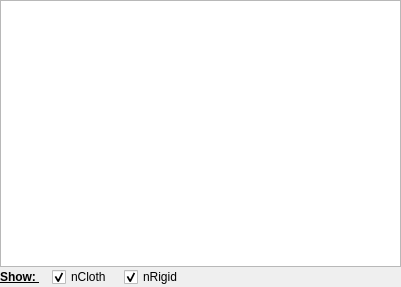
<?xml version="1.0" encoding="UTF-8"?>
<ui version="4.0">
 <class>wgSceneNodes</class>
 <widget class="QWidget" name="wgSceneNodes">
  <property name="geometry">
   <rect>
    <x>0</x>
    <y>0</y>
    <width>401</width>
    <height>287</height>
   </rect>
  </property>
  <property name="windowTitle">
   <string>SceneNodes</string>
  </property>
  <layout class="QGridLayout" name="gridLayout">
   <property name="margin">
    <number>0</number>
   </property>
   <property name="spacing">
    <number>0</number>
   </property>
   <item row="0" column="0">
    <widget class="QTreeWidget" name="twSceneNodes">
     <property name="indentation">
      <number>20</number>
     </property>
     <property name="expandsOnDoubleClick">
      <bool>false</bool>
     </property>
     <property name="columnCount">
      <number>1</number>
     </property>
     <attribute name="headerVisible">
      <bool>false</bool>
     </attribute>
     <column>
      <property name="text">
       <string notr="true">1</string>
      </property>
     </column>
    </widget>
   </item>
   <item row="1" column="0">
    <layout class="QHBoxLayout" name="hlOptions">
     <property name="spacing">
      <number>12</number>
     </property>
     <item>
      <widget class="QLabel" name="lClothType">
       <property name="minimumSize">
        <size>
         <width>0</width>
         <height>20</height>
        </size>
       </property>
       <property name="maximumSize">
        <size>
         <width>40</width>
         <height>16777215</height>
        </size>
       </property>
       <property name="font">
        <font>
         <weight>75</weight>
         <bold>true</bold>
         <underline>true</underline>
        </font>
       </property>
       <property name="text">
        <string>Show: </string>
       </property>
      </widget>
     </item>
     <item>
      <widget class="QCheckBox" name="cbCloth">
       <property name="minimumSize">
        <size>
         <width>0</width>
         <height>20</height>
        </size>
       </property>
       <property name="maximumSize">
        <size>
         <width>60</width>
         <height>16777215</height>
        </size>
       </property>
       <property name="text">
        <string>nCloth</string>
       </property>
       <property name="checked">
        <bool>true</bool>
       </property>
      </widget>
     </item>
     <item>
      <widget class="QCheckBox" name="cbRigid">
       <property name="minimumSize">
        <size>
         <width>0</width>
         <height>20</height>
        </size>
       </property>
       <property name="maximumSize">
        <size>
         <width>60</width>
         <height>16777215</height>
        </size>
       </property>
       <property name="text">
        <string>nRigid</string>
       </property>
       <property name="checked">
        <bool>true</bool>
       </property>
      </widget>
     </item>
     <item>
      <spacer name="horizontalSpacer">
       <property name="orientation">
        <enum>Qt::Horizontal</enum>
       </property>
       <property name="sizeHint" stdset="0">
        <size>
         <width>40</width>
         <height>20</height>
        </size>
       </property>
      </spacer>
     </item>
    </layout>
   </item>
  </layout>
 </widget>
 <resources/>
 <connections/>
</ui>
